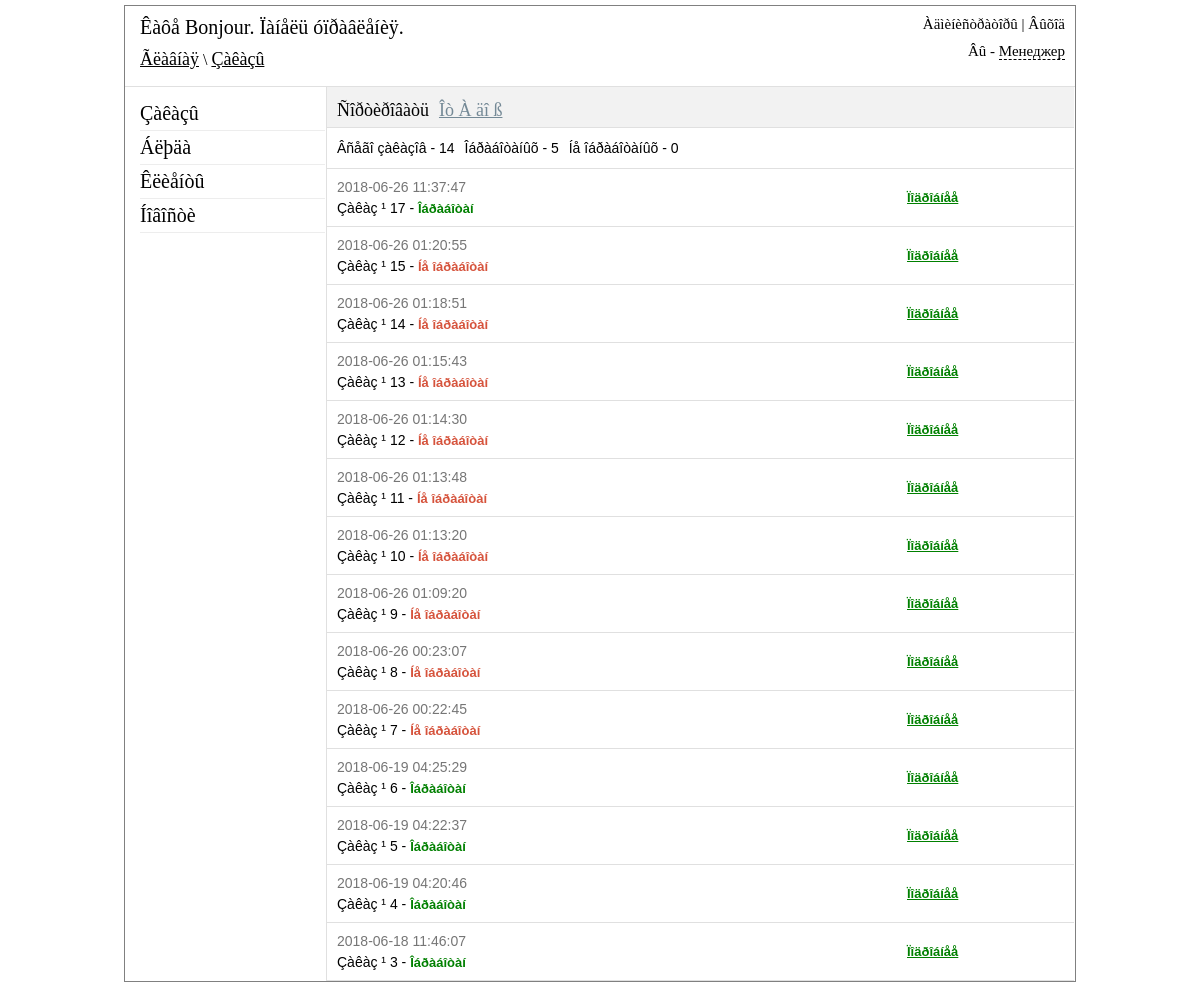
The page /admin/orders.php (signed in) on the database its author committed.
### tables this page shows
CREATE TABLE IF NOT EXISTS `orders` (
  `order_id` int(11) NOT NULL AUTO_INCREMENT,
  `order_datetime` datetime NOT NULL,
  `order_confirmed` varchar(255) NOT NULL,
  `order_dostavka` varchar(100) NOT NULL,
  `order_pay` varchar(50) NOT NULL,
  `order_fio` text NOT NULL,
  `order_address` text NOT NULL,
  `order_phone` varchar(50) NOT NULL,
  `order_note` text NOT NULL,
  `order_email` varchar(50) NOT NULL,
  PRIMARY KEY (`order_id`)
);

### admin/orders.php (the view, shortened to what this page needs)
<?php
if ($_SESSION['auth_admin'] == "yes_auth")
{
  include("include/db_connect.php");
   $sort = $_GET["sort"];
   switch ($sort) {
	    default:
        $sort = "order_id DESC";
        $sort_name = 'Îò À äî ß';
	    break;
	}
?>
<!DOCTYPE html PUBLIC "-//W3C//DTD XHTML 1.0 Transitional//EN" "http://www.w3.org/TR/xhtml1/DTD/xhtml1-transitional.dtd">
<html xmlns="http://www.w3.org/1999/xhtml" xml:lang="en" lang="en">
<head>
    <link href="css/reset.css" rel="stylesheet" type="text/css" />
    <link href="css/style.css" rel="stylesheet" type="text/css" />
    <link href="jquery_confirm/jquery_confirm.css" rel="stylesheet" type="text/css" />
</head>
<body>
<div id="block-body">
<?php
	include("include/block-header.php");
 $all_count = mysql_query("SELECT * FROM orders",$link);
 $all_count_result = mysql_num_rows($all_count);
 $buy_count = mysql_query("SELECT * FROM orders WHERE order_confirmed = 'yes'",$link);
 $buy_count_result = mysql_num_rows($buy_count);
 $no_buy_count = mysql_query("SELECT * FROM orders WHERE order_confirmed = 'no'",$link);
 $no_buy_count_result = mysql_num_rows($no_buy_count);
?>
<div id="block-content">
<div id="block-parameters">
<ul id="options-list">
<li>Ñîðòèðîâàòü</li>
<li><a id="select-links" href="#"><? echo $sort_name; ?></a>
</li>
</ul>
</div>
<div id="block-info">
<ul id="review-info-count">
<li>Âñåãî çàêàçîâ - <strong><? echo $all_count_result; ?></strong></li>
<li>Îáðàáîòàíûõ - <strong><? echo $buy_count_result; ?></strong></li>
<li>Íå îáðàáîòàíûõ - <strong><? echo $no_buy_count_result; ?></strong></li>
</ul>
</div>
<?php
	$result = mysql_query("SELECT * FROM orders ORDER BY $sort",$link);
 If (mysql_num_rows($result) > 0)
{
$row = mysql_fetch_array($result);
do
{
if ($row["order_confirmed"] == 'yes')
{
    $status = '<span class="green">Îáðàáîòàí</span>';
} else
{
    $status = '<span class="red">Íå îáðàáîòàí</span>';
}
 echo '
 <div class="block-order">
  <p class="order-datetime" >'.$row["order_datetime"].'</p>
  <p class="order-number" >Çàêàç ¹ '.$row["order_id"].' - '.$status.'</p>
  <p class="order-link" ><a class="green" href="view_order.php?id='.$row["order_id"].'" >Ïîäðîáíåå</a></p>
 </div>
 ';
} while ($row = mysql_fetch_array($result));
}
?>
</div>
</div>
</body>
</html>
<?php
}else
{
    header("Location: login.php");
}
?>

### admin/css/style.css (style rules this page uses)
#block-body { width: 950px; margin: 5px auto; background-color: white; border: 1px solid grey; }
#block-header1 a { font: 18px Monotype Corsiva; color: black; }
#block-content { width: 747px; min-height: 650px; height: auto; margin-left: 201px; border-left: 1px solid #E0E0E0; }
#block-parameters { height: 40px; border-bottom: 1px solid #E0E0E0; background-color: #F2F2F2; }
#block-info { height: 40px; border-bottom: 1px solid #E0E0E0; }
.green { font:bold 20px Monotype Corsiva; color: green; }
#options-list > li { float: left; margin-left: 10px; font: 18px Monotype Corsiva; margin-top: 13px; }
#options-list > li > a { color: #748996; }
.block-order { border-bottom: 1px solid #E0E0E0; min-height: 40px; height: auto; }
.order-datetime { font: 14px sans-serif; margin-left: 10px; color: #767676; margin-top: 10px; margin-bottom: 0px; }
.order-number { font: 14px sans-serif; margin-left: 10px; color: black; margin-top: 5px; margin-bottom: 10px; }
.order-link { font: 14px sans-serif; position: absolute; margin-left: 580px; margin-top: -36px; }
.order-link > a.green { font:bold 13px sans-serif; color: green; }
.green { font:bold 13px sans-serif; color: green; }
.red { font:bold 13px sans-serif; color: #D6533C; }
#review-info-count li { float: left; margin-left: 10px; font: 14px sans-serif; margin-top: 12px; }

### rows shown on the page
orders: order_datetime "2018-06-26 11:37:47", order_id "17", order_confirmed "Îáðàáîòàí"
orders: order_datetime "2018-06-26 01:20:55", order_id "15", order_confirmed "Íå îáðàáîòàí"
orders: order_datetime "2018-06-26 01:18:51", order_id "14", order_confirmed "Íå îáðàáîòàí"
orders: order_datetime "2018-06-26 01:15:43", order_id "13", order_confirmed "Íå îáðàáîòàí"
orders: order_datetime "2018-06-26 01:14:30", order_id "12", order_confirmed "Íå îáðàáîòàí"
orders: order_datetime "2018-06-26 01:13:48", order_id "11", order_confirmed "Íå îáðàáîòàí"
orders: order_datetime "2018-06-26 01:13:20", order_id "10", order_confirmed "Íå îáðàáîòàí"
orders: order_datetime "2018-06-26 01:09:20", order_id "9", order_confirmed "Íå îáðàáîòàí"
orders: order_datetime "2018-06-26 00:23:07", order_id "8", order_confirmed "Íå îáðàáîòàí"
orders: order_datetime "2018-06-26 00:22:45", order_id "7", order_confirmed "Íå îáðàáîòàí"
orders: order_datetime "2018-06-19 04:25:29", order_id "6", order_confirmed "Îáðàáîòàí"
orders: order_datetime "2018-06-19 04:22:37", order_id "5", order_confirmed "Îáðàáîòàí"
orders: order_datetime "2018-06-19 04:20:46", order_id "4", order_confirmed "Îáðàáîòàí"
orders: order_datetime "2018-06-18 11:46:07", order_id "3", order_confirmed "Îáðàáîòàí"

### other values the page prints
$_SESSION['urlpage'] "Ãëàâíàÿ \\ Çàêàçû"
$_SESSION['admin_role'] "Менеджер"
$sort_name "Îò À äî ß"
$all_count_result "14"
$buy_count_result "5"
$no_buy_count_result "0"
